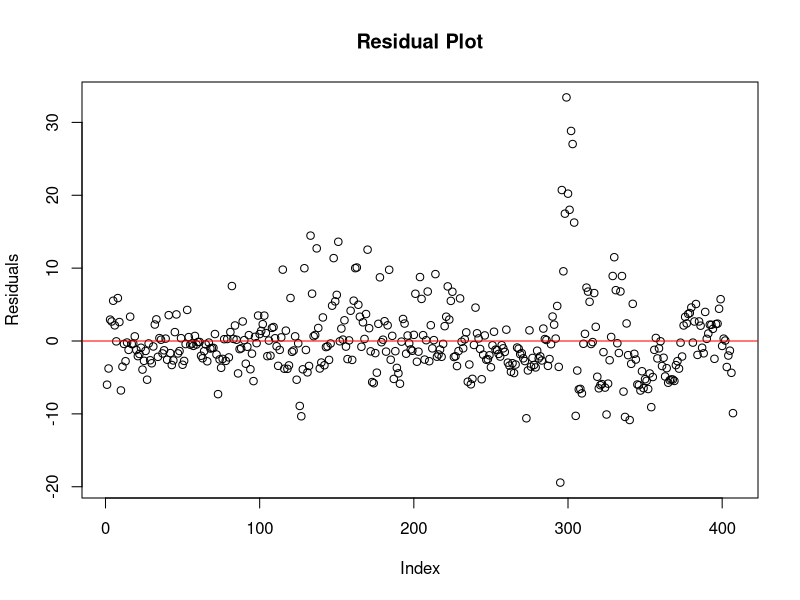

Reproduce this figure in R.
## ---- chunk 1
knitr::opts_chunk$set(echo = TRUE, warning = FALSE, message = FALSE)
## ---- chunk 2
library(ggplot2)
library(dplyr)
library(car)        # for VIF
library(caret)      # for RMSE and data splitting
## ---- chunk 3
# Load cleaned Boston dataset
data <- read.csv("../data/boston_cleaned.csv")

# Check structure
str(data)
## ---- chunk 4
# Run PCA on standardized predictors
pr.out <- prcomp(data %>% select(-MEDV), scale. = TRUE)

# Extract top 6 principal components
pc_data <- as.data.frame(pr.out$x[, 1:5])
pc_data$MEDV <- data$MEDV
## ---- chunk 5
# Set seed for reproducibility
set.seed(2641)

# Split into training (80%) and testing (20%)
splitIndex <- createDataPartition(pc_data$MEDV, p = 0.8, list = FALSE)
train <- pc_data[splitIndex, ]
test  <- pc_data[-splitIndex, ]
## ---- chunk 6
# Fit model on training data
PCReg <- lm(MEDV ~ ., data = train)
summary(PCReg)
## ---- chunk 7
# Predict on test set
predictions <- predict(PCReg, newdata = test)

# Calculate SSE and SST
SSE <- sum((test$MEDV - predictions)^2)
ybar <- mean(train$MEDV)
SST <- sum((test$MEDV - ybar)^2)

# Out-of-sample R-squared
R2_out <- 1 - SSE/SST
cat("Out-of-sample R²:", round(R2_out, 4))
## ---- chunk 8
# Residual plot
plot(PCReg$residuals, main = "Residual Plot", ylab = "Residuals", xlab = "Index")
abline(h = 0, col = "red")
## ---- chunk 9
summary(PCReg)  # includes t-values and F-statistic
## ---- chunk 10
vif(PCReg)  # check multicollinearity
